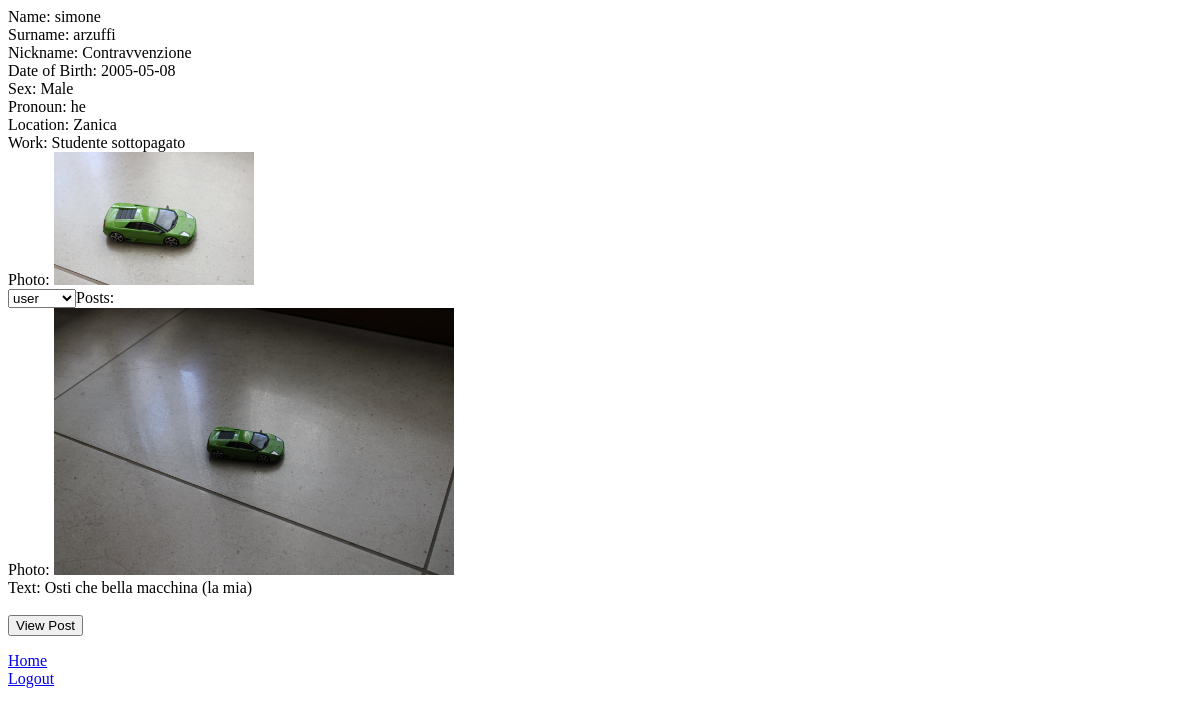
Screenshot of /fotorum/vUtente.php?id=6 with the database file from the repository.
### tables this page shows
CREATE TABLE `account` (
  `id` int(11) NOT NULL,
  `name` varchar(42) DEFAULT NULL,
  `surname` varchar(26) DEFAULT NULL,
  `nickname` varchar(255) DEFAULT NULL CHECK (octet_length(`nickname`) >= 4),
  `email` varchar(255) DEFAULT NULL,
  `password` varchar(128) DEFAULT NULL,
  `salt` varchar(255) DEFAULT NULL,
  `dateBorn` date DEFAULT NULL,
  `sex` int(11) DEFAULT NULL,
  `pronoun` int(11) DEFAULT NULL,
  `location` varchar(255) DEFAULT NULL,
  `work` varchar(255) DEFAULT NULL,
  `role` int(11) DEFAULT NULL,
  `photo` varchar(255) DEFAULT NULL,
  `verified` tinyint(1) DEFAULT 0
);

CREATE TABLE `sex` (
  `id` int(11) NOT NULL,
  `sex` varchar(255) NOT NULL
);

CREATE TABLE `pronoun` (
  `id` int(11) NOT NULL,
  `pronoun` varchar(255) NOT NULL
);

CREATE TABLE `post` (
  `id` int(11) NOT NULL,
  `photo` varchar(255) DEFAULT NULL,
  `original_photo` varchar(255) DEFAULT NULL,
  `file` varchar(255) DEFAULT NULL,
  `text` text NOT NULL,
  `account_id` int(11) DEFAULT NULL
);

### fotorum/vUtente.php (the view, shortened to what this page needs)
<?php
require 'connection.php';
$id = $_GET['id'];
$stmt = $conn->prepare('SELECT Account.*, Sex.sex, Pronoun.pronoun FROM Account
                        LEFT JOIN Sex ON Account.sex = Sex.id
                        LEFT JOIN Pronoun ON Account.pronoun = Pronoun.id
                        WHERE Account.id = ?');
$stmt->bind_param('i', $id);
$stmt->execute();
$result = $stmt->get_result();
$user = $result->fetch_assoc();
echo "Name: " . $user['name'] . "<br>";
echo "Surname: " . $user['surname'] . "<br>";
echo "Nickname: " . $user['nickname'] . "<br>";
echo "Date of Birth: " . $user['dateBorn'] . "<br>";
echo "Sex: " . $user['sex'] . "<br>";
echo "Pronoun: " . $user['pronoun'] . "<br>";
echo "Location: " . $user['location'] . "<br>";
echo "Work: " . $user['work'] . "<br>";
echo "Photo: <img src='" . $user['photo'] . "' alt='User photo' class='profile-photo'><br>";
echo "<select onchange=\"changeRole(" . $id . ", this.value)\">";
$rolesQuery = "SELECT * FROM role";
$rolesResult = $conn->query($rolesQuery);
if ($rolesResult->num_rows > 0) {
    while ($roleRow = $rolesResult->fetch_assoc()) {
        $selected = ($roleRow['id'] == $user['role']) ? "selected" : "";
        echo "<option value='" . $roleRow["id"] . "' $selected>" . $roleRow["description"] . "</option>";
    }
}
echo "</select>";
$stmt = $conn->prepare('SELECT id, photo, file, text FROM Post WHERE account_id = ?');
$stmt->bind_param('i', $id);
$stmt->execute();
$result = $stmt->get_result();
$posts = $result->fetch_all(MYSQLI_ASSOC);
if (count($posts) > 0) {
    echo "Posts:<br>";
    foreach ($posts as $post) {
        echo "Photo: <img class='post-photo' src='" . $post['photo'] . "' alt='Post photo' ><br>";
        echo "Text: " . $post['text'] . "<br><br>";
        echo "<form action='vPpost.php' method='post'>";
        echo "<input type='submit' value='View Post'>";
        echo "</form>";
    }
} else {
    echo "No posts yet.<br>";
}
?>
<div id="menu">
    <a href="home.php">Home</a><br>
    <a href="logout.php">Logout</a><br>
</div>
<head>
</head>

### fotorum/vUtente.php (style rules this page uses)
.post-photo { max-width: 400px; max-height: 300px; width: auto; height: auto; }
.profile-photo { max-width: 200px; max-height: 200px; width: auto; height: auto; }

### rows the page displays
account: name "simone", surname "arzuffi", nickname "Contravvenzione", dateBorn "2005-05-08", sex.sex "Male", pronoun.pronoun "he", location "Zanica", work "Studente sottopagato", photo (picture)
post: photo (picture), text "Osti che bella macchina (la mia)"

### other values shown
form field value "user"
